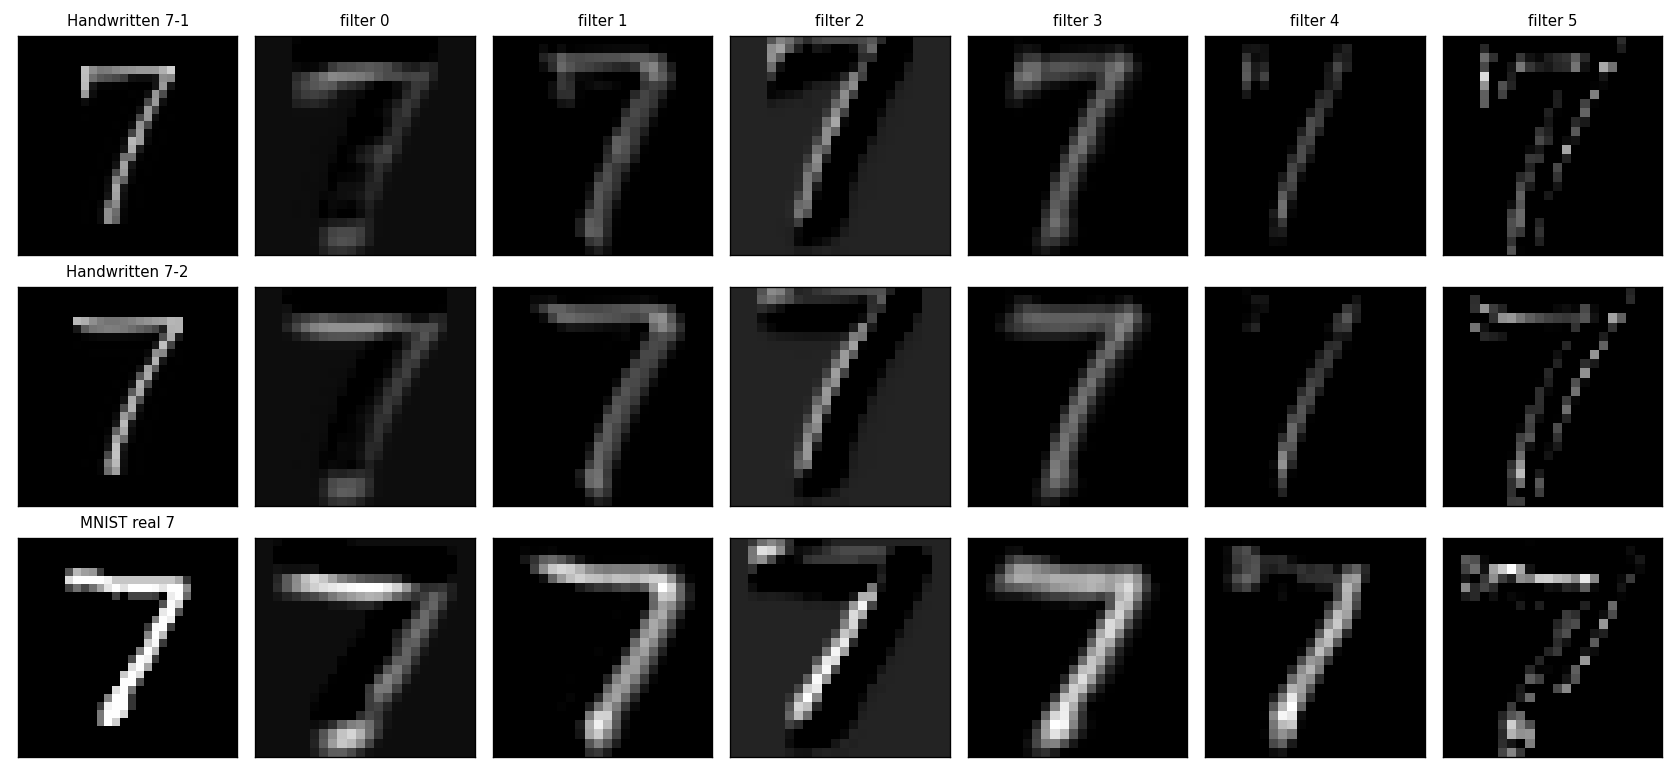

Python code for this plot:
# -*- coding: utf-8 -*-
"""
 可视化 CNN 第一层卷积的 6 张特征图。
 三张 7 并排对比：桌面 7.png、桌面 7.1.png、MNIST 真 7
"""

import os

import torch

import matplotlib.pyplot as plt

from predict import preprocess,build_model

HERE   = os.path.dirname(os.path.abspath(__file__))
DESKTOP = os.path.abspath(os.path.join(HERE,"..",".."))

IMAGES=[
    ("Handwritten 7-1", os.path.join(HERE, "_debug", "7_28x28.png")),
    ("Handwritten 7-2", os.path.join(HERE, "_debug", "7.1_28x28.png")),
    ("MNIST real 7",    os.path.join(HERE, "_debug", "mnist7.png")),
]

model=build_model()
model.load_state_dict(torch.load(os.path.join(HERE,"mnist_cnn.pth"),map_location="cpu"))
model.eval()


print()
print("权重加载，参数量=",sum(p.numel() for p in model.parameters()))


print("脚本目录：",HERE)
print("桌面目录:", DESKTOP)
print()
for name, path in IMAGES:
    print("%-16s %s  %s" % (name, path, "OK" if os.path.exists(path) else "找不到"))


tensors=[]
for name, path in IMAGES:
    t=preprocess(path)
    tensors.append(t)

    with torch.no_grad():
        probs=torch.softmax(model(t),dim=1)[0]
    pred=int(probs.argmax())

    print("%-16s 形状=%s  预测=%d  置信度=%.4f" % (name, tuple(t.shape), pred, probs[pred]))


print()
print("模型结构：")
for name,layer in model.named_children():
    print(" %-6s %s"%(name,layer))

feats=[]
for (name, path), t in zip(IMAGES, tensors):
      with torch.no_grad():
          f = model.features(t)
      feats.append(f)
      print("%-16s %s -> %s" % (name, tuple(t.shape), tuple(f.shape)))


fig,axes=plt.subplots(3,7,figsize=(14,6.5))

# 左起第 0 列：三张原图（统一色标 0~1，才能公平比较笔画粗细/亮度）
for r, (name, _) in enumerate(IMAGES):
    axes[r, 0].imshow(tensors[r][0, 0].numpy(), cmap="gray", vmin=0, vmax=1)
    axes[r, 0].set_title(name, fontsize=9)

# 第 1~6 列：每列是一个 filter，上下三行共用同一个色标
# 注意循环顺序：外层 k(filter)、内层 r(图片)，这样同一个 filter 的三张图合用一把尺子
for k in range(6):
    vmax = max(feats[r][0, k].max().item() for r in range(3))
    for r in range(3):
        axes[r, k + 1].imshow(feats[r][0, k].numpy(), cmap="gray", vmin=0, vmax=vmax)
    axes[0, k + 1].set_title("filter %d" % k, fontsize=9)

for ax in axes.flat:
      ax.set_xticks([])
      ax.set_yticks([])

plt.tight_layout()
plt.savefig("feature_maps.png", dpi=120)
plt.show()
